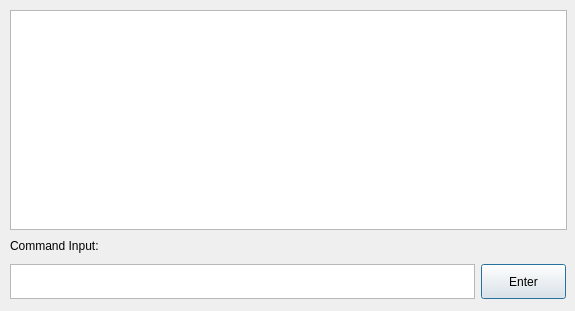
<?xml version="1.0" encoding="UTF-8"?>
<ui version="4.0">
 <class>LogScreen</class>
 <widget class="QDialog" name="LogScreen">
  <property name="geometry">
   <rect>
    <x>0</x>
    <y>0</y>
    <width>575</width>
    <height>311</height>
   </rect>
  </property>
  <property name="sizePolicy">
   <sizepolicy hsizetype="MinimumExpanding" vsizetype="MinimumExpanding">
    <horstretch>0</horstretch>
    <verstretch>0</verstretch>
   </sizepolicy>
  </property>
  <property name="minimumSize">
   <size>
    <width>100</width>
    <height>100</height>
   </size>
  </property>
  <property name="windowTitle">
   <string>Real-Time Log</string>
  </property>
  <property name="autoFillBackground">
   <bool>false</bool>
  </property>
  <widget class="QWidget" name="">
   <property name="geometry">
    <rect>
     <x>10</x>
     <y>10</y>
     <width>557</width>
     <height>291</height>
    </rect>
   </property>
   <layout class="QGridLayout" name="gridLayout">
    <item row="0" column="0">
     <widget class="QTextEdit" name="textEdit">
      <property name="sizePolicy">
       <sizepolicy hsizetype="Expanding" vsizetype="Expanding">
        <horstretch>5</horstretch>
        <verstretch>5</verstretch>
       </sizepolicy>
      </property>
      <property name="minimumSize">
       <size>
        <width>550</width>
        <height>220</height>
       </size>
      </property>
      <property name="maximumSize">
       <size>
        <width>560</width>
        <height>220</height>
       </size>
      </property>
      <property name="font">
       <font>
        <stylestrategy>PreferAntialias</stylestrategy>
       </font>
      </property>
      <property name="inputMethodHints">
       <set>Qt::ImhHiddenText|Qt::ImhMultiLine</set>
      </property>
      <property name="sizeAdjustPolicy">
       <enum>QAbstractScrollArea::AdjustToContents</enum>
      </property>
      <property name="readOnly">
       <bool>true</bool>
      </property>
     </widget>
    </item>
    <item row="1" column="0">
     <widget class="QLabel" name="label">
      <property name="minimumSize">
       <size>
        <width>150</width>
        <height>20</height>
       </size>
      </property>
      <property name="maximumSize">
       <size>
        <width>150</width>
        <height>20</height>
       </size>
      </property>
      <property name="text">
       <string>Command Input:</string>
      </property>
      <property name="buddy">
       <cstring>textEdit_2</cstring>
      </property>
     </widget>
    </item>
    <item row="2" column="0">
     <layout class="QFormLayout" name="formLayout">
      <item row="0" column="0">
       <widget class="QTextEdit" name="textEdit_2">
        <property name="sizePolicy">
         <sizepolicy hsizetype="Expanding" vsizetype="Expanding">
          <horstretch>5</horstretch>
          <verstretch>5</verstretch>
         </sizepolicy>
        </property>
        <property name="minimumSize">
         <size>
          <width>465</width>
          <height>35</height>
         </size>
        </property>
        <property name="maximumSize">
         <size>
          <width>465</width>
          <height>35</height>
         </size>
        </property>
        <property name="sizeAdjustPolicy">
         <enum>QAbstractScrollArea::AdjustToContents</enum>
        </property>
       </widget>
      </item>
      <item row="0" column="1">
       <widget class="QPushButton" name="pushButton">
        <property name="minimumSize">
         <size>
          <width>80</width>
          <height>35</height>
         </size>
        </property>
        <property name="maximumSize">
         <size>
          <width>85</width>
          <height>35</height>
         </size>
        </property>
        <property name="text">
         <string>Enter</string>
        </property>
       </widget>
      </item>
     </layout>
    </item>
   </layout>
  </widget>
 </widget>
 <resources/>
 <connections>
  <connection>
   <sender>pushButton</sender>
   <signal>clicked()</signal>
   <receiver>LogScreen</receiver>
   <slot>accept()</slot>
   <hints>
    <hint type="sourcelabel">
     <x>527</x>
     <y>289</y>
    </hint>
    <hint type="destinationlabel">
     <x>528</x>
     <y>246</y>
    </hint>
   </hints>
  </connection>
 </connections>
</ui>
